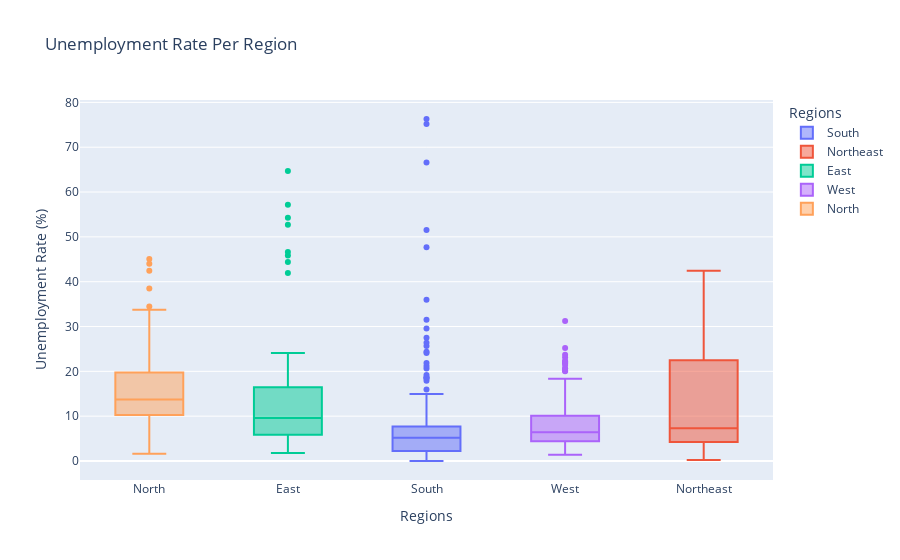

The notebook cell this image was saved under:
### Code cell
# Box plot of Unemployment Rate by Region

fig = px.box(df, x=df.columns[6], y=df.columns[3], color=df.columns[6],
             labels={df.columns[6] : 'Regions', df.columns[3] : 'Unemployment Rate (%)'},
             title='Unemployment Rate Per Region', template='plotly')

fig.update_layout(xaxis={'categoryorder': 'total descending'})
fig.show()

### Figure 1 — Plotly figure (JSON) as saved in the notebook; plotly's stock layout.template omitted (floating-point values rounded to 4 significant figures; data arrays with more than 128 entries replaced by an {"elided": "..."} marker saying what was removed)
{"data": [{"alignmentgroup": "True", "hovertemplate": "Regions=%{x}<br>Unemployment Rate (%)=%{y}<extra></extra>", "legendgroup": "South", "marker": {"color": "#636efa"}, "name": "South", "notched": false, "offsetgroup": "South", "orientation": "v", "showlegend": true, "type": "box", "x": {"elided": "166 str values"}, "x0": " ", "xaxis": "x", "y": {"elided": "166 float values"}, "y0": " ", "yaxis": "y"}, {"alignmentgroup": "True", "hovertemplate": "Regions=%{x}<br>Unemployment Rate (%)=%{y}<extra></extra>", "legendgroup": "Northeast", "marker": {"color": "#EF553B"}, "name": "Northeast", "notched": false, "offsetgroup": "Northeast", "orientation": "v", "showlegend": true, "type": "box", "x": ["Northeast", "Northeast", "Northeast", "Northeast", "Northeast", "Northeast", "Northeast", "Northeast", "Northeast", "Northeast", "Northeast", "Northeast", "Northeast", "Northeast", "Northeast", "Northeast", "Northeast", "Northeast", "Northeast", "Northeast", "Northeast", "Northeast", "Northeast", "Northeast", "Northeast", "Northeast", "Northeast", "Northeast", "Northeast", "Northeast", "Northeast", "Northeast", "Northeast", "Northeast", "Northeast", "Northeast", "Northeast", "Northeast", "Northeast", "Northeast", "Northeast", "Northeast", "Northeast", "Northeast", "Northeast", "Northeast", "Northeast", "Northeast", "Northeast", "Northeast", "Northeast", "Northeast", "Northeast", "Northeast", "Northeast", "Northeast", "Northeast", "Northeast", "Northeast", "Northeast", "Northeast", "Northeast", "Northeast", "Northeast", "Northeast", "Northeast", "Northeast", "Northeast", "Northeast", "Northeast", "Northeast", "Northeast", "Northeast", "Northeast", "Northeast", "Northeast", "Northeast", "Northeast", "Northeast", "Northeast", "Northeast", "Northeast", "Northeast", "Northeast", "Northeast", "Northeast", "Northeast", "Northeast", "Northeast", "Northeast", "Northeast", "Northeast", "Northeast", "Northeast", "Northeast", "Northeast", "Northeast", "Northeast"], "x0": " ", "xaxis": "x", "y": [4.29, 7.87, 5.08, 9.89, 4.26, 3.21, 5.79, 10.39, 4.46, 9.26, 4.65, 11.17, 4.66, 6.31, 5.02, 4.475, 5.95, 3.835, 7.195, 4.27, 7.555, 9.715, 9.465, 10.16, 0.3, 2.01, 3.16, 8.4, 4.23, 8.66, 1.03, 4.43, 0.52, 5.8, 0.24, 5.3, 3.7, 7.2, 1.5, 3.02, 1.8, 5.21, 1.315, 3.21, 3.175, 5.48, 1.43, 2.19, 9.205, 13.71, 4.825, 10.25, 1.25, 8.2, 7.76, 2.56, 4.82, 4.81, 5.48, 9.68, 13.11, 4.04, 1, 7.37, 22.01, 1.14, 4.025, 22.13, 5.135, 3.545, 29.25, 34.69, 26.64, 25.59, 22.47, 25.81, 25.49, 33.45, 30.23, 33.57, 27.54, 26.67, 25.25, 27.15, 26.53, 33.48, 32.29, 33.52, 27.31, 31.14, 30.78, 27.82, 42.44, 38.05, 18.11, 19.15, 20.27, 24.59], "y0": " ", "yaxis": "y"}, {"alignmentgroup": "True", "hovertemplate": "Regions=%{x}<br>Unemployment Rate (%)=%{y}<extra></extra>", "legendgroup": "East", "marker": {"color": "#00cc96"}, "name": "East", "notched": false, "offsetgroup": "East", "orientation": "v", "showlegend": true, "type": "box", "x": ["East", "East", "East", "East", "East", "East", "East", "East", "East", "East", "East", "East", "East", "East", "East", "East", "East", "East", "East", "East", "East", "East", "East", "East", "East", "East", "East", "East", "East", "East", "East", "East", "East", "East", "East", "East", "East", "East", "East", "East", "East", "East", "East", "East", "East", "East", "East", "East", "East", "East", "East", "East", "East", "East", "East", "East", "East", "East", "East", "East", "East", "East", "East", "East", "East", "East", "East", "East", "East", "East", "East", "East", "East", "East", "East", "East", "East", "East", "East", "East", "East", "East", "East", "East", "East", "East", "East", "East", "East", "East", "East", "East", "East", "East", "East", "East", "East", "East", "East", "East", "East", "East", "East", "East", "East", "East", "East", "East", "East", "East", "East", "East"], "x0": " ", "xaxis": "x", "y": [9.27, 19.9, 10.2, 13.29, 13.44, 16.41, 11, 17.66, 8.87, 20.46, 12.47, 14.06, 12.4, 17.62, 10.16, 14.91, 9.87, 15.65, 9.95, 12.7, 15.41, 15.58, 45.87, 52.7, 46.61, 41.91, 19.16, 15.13, 7.11, 17.23, 8.46, 20.51, 9.98, 15.67, 12.06, 20.25, 7.12, 21.16, 6.57, 19.05, 8.07, 17.34, 15.15, 22.01, 8.385, 16.79, 10.46, 15.76, 6.62, 12.31, 44.41, 54.28, 57.16, 64.7, 21.24, 20.16, 4.17, 2.95, 4.71, 2.63, 3.31, 1.78, 3.68, 3.5, 4.31, 3.78, 4.28, 4.5, 4.72, 2.23, 4.67, 3.36, 1.855, 2.09, 3.215, 2.655, 14.09, 8.52, 24.12, 22.13, 10.43, 10.71, 4.18, 2.975, 6.02, 7.25, 5.85, 7.38, 5.62, 7.91, 5.58, 7.27, 5.26, 7.79, 6.78, 7.83, 5.83, 6.61, 5.79, 7.24, 6.865, 7.105, 4.35, 6.235, 6.97, 6.795, 17.87, 16.52, 17.92, 16.32, 6.115, 8.575], "y0": " ", "yaxis": "y"}, {"alignmentgroup": "True", "hovertemplate": "Regions=%{x}<br>Unemployment Rate (%)=%{y}<extra></extra>", "legendgroup": "West", "marker": {"color": "#ab63fa"}, "name": "West", "notched": false, "offsetgroup": "West", "orientation": "v", "showlegend": true, "type": "box", "x": {"elided": "148 str values"}, "x0": " ", "xaxis": "x", "y": {"elided": "148 float values"}, "y0": " ", "yaxis": "y"}, {"alignmentgroup": "True", "hovertemplate": "Regions=%{x}<br>Unemployment Rate (%)=%{y}<extra></extra>", "legendgroup": "North", "marker": {"color": "#FFA15A"}, "name": "North", "notched": false, "offsetgroup": "North", "orientation": "v", "showlegend": true, "type": "box", "x": {"elided": "216 str values"}, "x0": " ", "xaxis": "x", "y": {"elided": "216 float values"}, "y0": " ", "yaxis": "y"}], "layout": {"boxmode": "overlay", "legend": {"title": {"text": "Regions"}, "tracegroupgap": 0}, "title": {"text": "Unemployment Rate Per Region"}, "xaxis": {"anchor": "y", "categoryarray": ["South", "Northeast", "East", "West", "North"], "categoryorder": "total descending", "domain": [0, 1], "title": {"text": "Regions"}}, "yaxis": {"anchor": "x", "domain": [0, 1], "title": {"text": "Unemployment Rate (%)"}}}}
